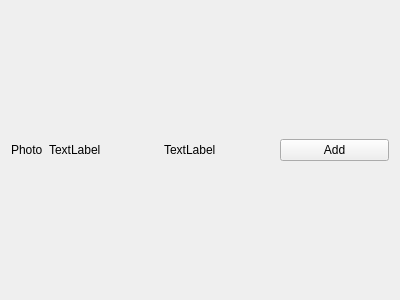
<?xml version="1.0" encoding="UTF-8"?>
<ui version="4.0">
 <class>ProductPreviewWidget</class>
 <widget class="QWidget" name="ProductPreviewWidget">
  <property name="geometry">
   <rect>
    <x>0</x>
    <y>0</y>
    <width>400</width>
    <height>300</height>
   </rect>
  </property>
  <property name="windowTitle">
   <string>Form</string>
  </property>
  <layout class="QHBoxLayout" name="horizontalLayout">
   <item>
    <widget class="QLabel" name="icon">
     <property name="sizePolicy">
      <sizepolicy hsizetype="Fixed" vsizetype="Preferred">
       <horstretch>0</horstretch>
       <verstretch>0</verstretch>
      </sizepolicy>
     </property>
     <property name="text">
      <string>Photo</string>
     </property>
    </widget>
   </item>
   <item>
    <widget class="QLabel" name="productName">
     <property name="text">
      <string>TextLabel</string>
     </property>
    </widget>
   </item>
   <item>
    <widget class="QLabel" name="productPrice">
     <property name="text">
      <string>TextLabel</string>
     </property>
    </widget>
   </item>
   <item>
    <widget class="QPushButton" name="addProductButton">
     <property name="text">
      <string>Add</string>
     </property>
    </widget>
   </item>
  </layout>
 </widget>
 <resources/>
 <connections/>
</ui>
